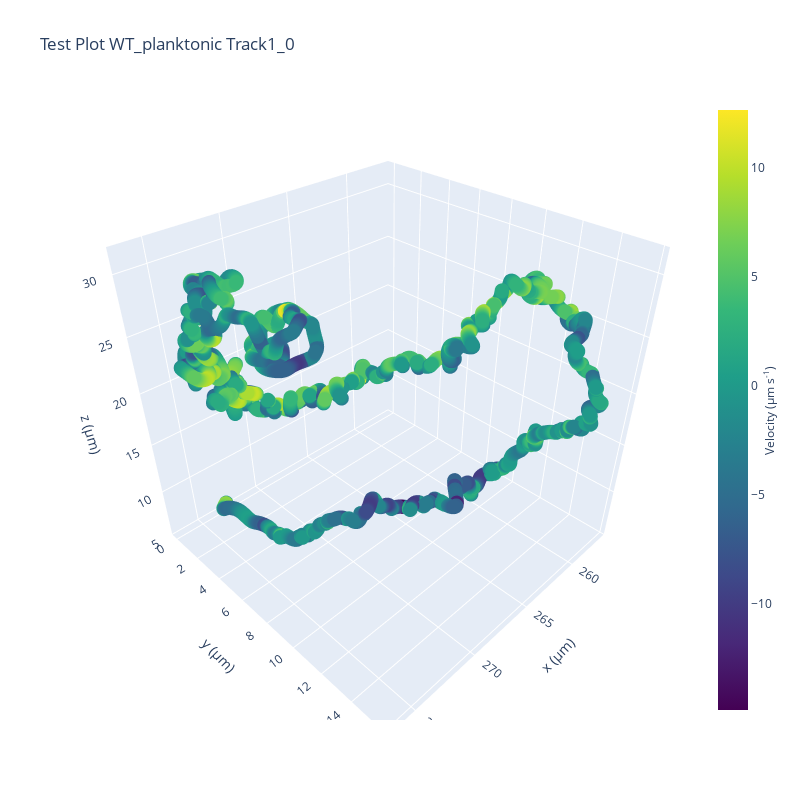

The code cell stored with this chart in its notebook:
### Code cell
import plotly.graph_objects as go


fig = go.Figure(data=go.Scatter3d(
    x=x_smooth,
    y=y_smooth,
    z=z_smooth,
    mode='markers',
    marker=dict(
        size=5,  
        color=v_arr,  
        colorscale='Viridis',  
        colorbar=dict(
            title=dict(
                text='Velocity (µm s<sup>-1</sup>)',  
                font=dict(size=12)  
            ),
            titleside='right'  
        ),
        showscale=True,
    )
))

# Add titles and labels
fig.update_layout(
    title='Test Plot WT_planktonic Track1_0',
    scene=dict(
        xaxis_title='x (µm)',
        yaxis_title='y (µm)',
        zaxis_title='z (µm)',
        aspectmode='cube'  # Optional: maintains equal aspect ratio
    ),
    width=800,  # Set width of the plot
    height=800,  # Set height of the plot
)

# Show the plot
fig.show()

### Figure 1 — Plotly figure (JSON) as saved in the notebook; plotly's stock layout.template omitted (floating-point values rounded to 4 significant figures; data arrays with more than 128 entries replaced by an {"elided": "..."} marker saying what was removed)
{"data": [{"marker": {"color": {"elided": "5957 float values"}, "colorbar": {"title": {"font": {"size": 12}, "side": "right", "text": "Velocity (µm s<sup>-1</sup>)"}}, "colorscale": [[0, "#440154"], [0.1111, "#482878"], [0.2222, "#3e4989"], [0.3333, "#31688e"], [0.4444, "#26828e"], [0.5556, "#1f9e89"], [0.6667, "#35b779"], [0.7778, "#6ece58"], [0.8889, "#b5de2b"], [1, "#fde725"]], "showscale": true, "size": 5}, "mode": "markers", "type": "scatter3d", "x": {"elided": "5957 float values"}, "y": {"elided": "5957 float values"}, "z": {"elided": "5957 float values"}}], "layout": {"height": 800, "scene": {"aspectmode": "cube", "xaxis": {"title": {"text": "x (µm)"}}, "yaxis": {"title": {"text": "y (µm)"}}, "zaxis": {"title": {"text": "z (µm)"}}}, "title": {"text": "Test Plot WT_planktonic Track1_0"}, "width": 800}}
